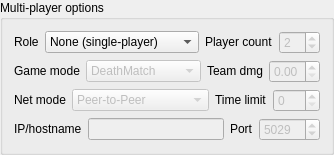
       <widget class="QGroupBox" name="multOptions_grpbox">
        <property name="sizePolicy">
         <sizepolicy hsizetype="MinimumExpanding" vsizetype="Preferred">
          <horstretch>0</horstretch>
          <verstretch>0</verstretch>
         </sizepolicy>
        </property>
        <property name="minimumSize">
         <size>
          <width>110</width>
          <height>0</height>
         </size>
        </property>
        <property name="toolTip">
         <string>&lt;html&gt;&lt;head/&gt;&lt;body&gt;&lt;p&gt;These options will only work in ZDoom and its derivatives. However, if you want to use Zandronum or Skulltag for more advanced multiplayer options, use Doomseeker instead.&lt;/p&gt;&lt;/body&gt;&lt;/html&gt;</string>
        </property>
        <property name="title">
         <string>Multi-player options</string>
        </property>
        <layout class="QVBoxLayout" name="verticalLayout_2">
         <item>
          <layout class="QHBoxLayout" name="horizontalLayout_12">
           <item>
            <widget class="QLabel" name="multRole_label">
             <property name="sizePolicy">
              <sizepolicy hsizetype="Minimum" vsizetype="Fixed">
               <horstretch>0</horstretch>
               <verstretch>0</verstretch>
              </sizepolicy>
             </property>
             <property name="minimumSize">
              <size>
               <width>21</width>
               <height>20</height>
              </size>
             </property>
             <property name="text">
              <string>Role</string>
             </property>
            </widget>
           </item>
           <item>
            <widget class="QComboBox" name="multRole_cmbbox">
             <property name="sizePolicy">
              <sizepolicy hsizetype="MinimumExpanding" vsizetype="Fixed">
               <horstretch>0</horstretch>
               <verstretch>0</verstretch>
              </sizepolicy>
             </property>
             <property name="minimumSize">
              <size>
               <width>120</width>
               <height>22</height>
              </size>
             </property>
             <item>
              <property name="text">
               <string>None (single-player)</string>
              </property>
             </item>
             <item>
              <property name="text">
               <string>Server (start a game)</string>
              </property>
             </item>
             <item>
              <property name="text">
               <string>Client (join a game)</string>
              </property>
             </item>
            </widget>
           </item>
           <item>
            <widget class="QLabel" name="playerCnt_label">
             <property name="sizePolicy">
              <sizepolicy hsizetype="Minimum" vsizetype="Fixed">
               <horstretch>0</horstretch>
               <verstretch>0</verstretch>
              </sizepolicy>
             </property>
             <property name="minimumSize">
              <size>
               <width>60</width>
               <height>20</height>
              </size>
             </property>
             <property name="text">
              <string>Player count</string>
             </property>
            </widget>
           </item>
           <item>
            <widget class="QSpinBox" name="playerCnt_spinbox">
             <property name="enabled">
              <bool>false</bool>
             </property>
             <property name="sizePolicy">
              <sizepolicy hsizetype="Minimum" vsizetype="Fixed">
               <horstretch>0</horstretch>
               <verstretch>0</verstretch>
              </sizepolicy>
             </property>
             <property name="minimumSize">
              <size>
               <width>40</width>
               <height>22</height>
              </size>
             </property>
             <property name="minimum">
              <number>1</number>
             </property>
             <property name="maximum">
              <number>64</number>
             </property>
             <property name="value">
              <number>2</number>
             </property>
            </widget>
           </item>
          </layout>
         </item>
         <item>
          <layout class="QHBoxLayout" name="horizontalLayout_20">
           <item>
            <widget class="QLabel" name="gameMode_label">
             <property name="sizePolicy">
              <sizepolicy hsizetype="Minimum" vsizetype="Fixed">
               <horstretch>0</horstretch>
               <verstretch>0</verstretch>
              </sizepolicy>
             </property>
             <property name="minimumSize">
              <size>
               <width>50</width>
               <height>20</height>
              </size>
             </property>
             <property name="toolTip">
              <string>&lt;html&gt;&lt;head/&gt;&lt;body&gt;&lt;p&gt;DeathMatch - sets the dmflags so that weapons stay behind when a player picks them up&lt;/p&gt;&lt;p&gt;Alternative DeathMatch - sets the dmflags so that items other than invulnerability and invisibilty respawn after being picked up&lt;/p&gt;&lt;p&gt;Team DeathMatch and Alternative Team DeathMatch - variants, where players are put into teams&lt;/p&gt;&lt;p&gt;Cooperative - default mode, everything is like in single-player&lt;/p&gt;&lt;/body&gt;&lt;/html&gt;</string>
             </property>
             <property name="text">
              <string>Game mode</string>
             </property>
            </widget>
           </item>
           <item>
            <widget class="QComboBox" name="gameMode_cmbbox">
             <property name="enabled">
              <bool>false</bool>
             </property>
             <property name="sizePolicy">
              <sizepolicy hsizetype="MinimumExpanding" vsizetype="Fixed">
               <horstretch>0</horstretch>
               <verstretch>0</verstretch>
              </sizepolicy>
             </property>
             <property name="minimumSize">
              <size>
               <width>95</width>
               <height>22</height>
              </size>
             </property>
             <property name="toolTip">
              <string>&lt;html&gt;&lt;head/&gt;&lt;body&gt;&lt;p&gt;DeathMatch - sets the dmflags so that weapons stay behind when a player picks them up&lt;/p&gt;&lt;p&gt;Alternative DeathMatch - sets the dmflags so that items other than invulnerability and invisibilty respawn after being picked up&lt;/p&gt;&lt;p&gt;Team DeathMatch and Alternative Team DeathMatch - variants, where players are put into teams&lt;/p&gt;&lt;p&gt;Cooperative - default mode, everything is like in single-player&lt;/p&gt;&lt;/body&gt;&lt;/html&gt;</string>
             </property>
             <item>
              <property name="text">
               <string>DeathMatch</string>
              </property>
             </item>
             <item>
              <property name="text">
               <string>Team DM</string>
              </property>
             </item>
             <item>
              <property name="text">
               <string>Alt. DeathMatch</string>
              </property>
             </item>
             <item>
              <property name="text">
               <string>Alt. Team DM</string>
              </property>
             </item>
             <item>
              <property name="text">
               <string>Cooperative</string>
              </property>
             </item>
            </widget>
           </item>
           <item>
            <widget class="QLabel" name="teamDmg_label">
             <property name="sizePolicy">
              <sizepolicy hsizetype="Minimum" vsizetype="Fixed">
               <horstretch>0</horstretch>
               <verstretch>0</verstretch>
              </sizepolicy>
             </property>
             <property name="minimumSize">
              <size>
               <width>49</width>
               <height>20</height>
              </size>
             </property>
             <property name="toolTip">
              <string>&lt;html&gt;&lt;head/&gt;&lt;body&gt;&lt;p&gt;Multiplier of damage inflicted to a player in the same team. Default value is 0.0&lt;/p&gt;&lt;/body&gt;&lt;/html&gt;</string>
             </property>
             <property name="text">
              <string>Team dmg</string>
             </property>
            </widget>
           </item>
           <item>
            <widget class="QDoubleSpinBox" name="teamDmg_spinbox">
             <property name="enabled">
              <bool>false</bool>
             </property>
             <property name="minimumSize">
              <size>
               <width>45</width>
               <height>22</height>
              </size>
             </property>
             <property name="toolTip">
              <string>&lt;html&gt;&lt;head/&gt;&lt;body&gt;&lt;p&gt;Multiplier of damage inflicted to a player in the same team. Default value is 0.0&lt;/p&gt;&lt;/body&gt;&lt;/html&gt;</string>
             </property>
             <property name="maximum">
              <double>1.000000000000000</double>
             </property>
             <property name="singleStep">
              <double>0.100000000000000</double>
             </property>
            </widget>
           </item>
          </layout>
         </item>
         <item>
          <layout class="QHBoxLayout" name="horizontalLayout_18">
           <item>
            <widget class="QLabel" name="netMode_label">
             <property name="sizePolicy">
              <sizepolicy hsizetype="Minimum" vsizetype="Fixed">
               <horstretch>0</horstretch>
               <verstretch>0</verstretch>
              </sizepolicy>
             </property>
             <property name="minimumSize">
              <size>
               <width>45</width>
               <height>20</height>
              </size>
             </property>
             <property name="toolTip">
              <string>&lt;html&gt;&lt;head/&gt;&lt;body&gt;&lt;p&gt;Peer-to-Peer - The faster of the two, each node talks to each other node directly, and the game is only slowed down by the slowest connection between two nodes. In Internet games, this does require all nodes to be able to contact all other nodes.&lt;/p&gt;&lt;p&gt;Packet Server - Each node talks to the arbitrator (typically the first player), and the arbitrator then routes the info to each other node. Internet games can be slowed down significantly by this netmode, but with the advantage of a simpler network setup (only the host needs to be contactable).&lt;/p&gt;&lt;/body&gt;&lt;/html&gt;</string>
             </property>
             <property name="text">
              <string>Net mode</string>
             </property>
            </widget>
           </item>
           <item>
            <widget class="QComboBox" name="netMode_cmbbox">
             <property name="enabled">
              <bool>false</bool>
             </property>
             <property name="sizePolicy">
              <sizepolicy hsizetype="MinimumExpanding" vsizetype="Fixed">
               <horstretch>0</horstretch>
               <verstretch>0</verstretch>
              </sizepolicy>
             </property>
             <property name="minimumSize">
              <size>
               <width>80</width>
               <height>22</height>
              </size>
             </property>
             <property name="toolTip">
              <string>&lt;html&gt;&lt;head/&gt;&lt;body&gt;&lt;p&gt;Peer-to-Peer - Default mode and the faster of the two. Each node talks to each other node directly, and the game is only slowed down by the slowest connection between two nodes. In Internet games, this does require all nodes to be able to contact all other nodes.&lt;/p&gt;&lt;p&gt;Packet Server - Each node talks to the arbitrator (typically the first player), and the arbitrator then routes the info to each other node. Internet games can be slowed down significantly by this netmode, but with the advantage of a simpler network setup (only the host needs to be contactable).&lt;/p&gt;&lt;/body&gt;&lt;/html&gt;</string>
             </property>
             <item>
              <property name="text">
               <string>Peer-to-Peer</string>
              </property>
             </item>
             <item>
              <property name="text">
               <string>Packet Server</string>
              </property>
             </item>
            </widget>
           </item>
           <item>
            <widget class="QLabel" name="timeLimit_label">
             <property name="enabled">
              <bool>true</bool>
             </property>
             <property name="sizePolicy">
              <sizepolicy hsizetype="Minimum" vsizetype="Fixed">
               <horstretch>0</horstretch>
               <verstretch>0</verstretch>
              </sizepolicy>
             </property>
             <property name="minimumSize">
              <size>
               <width>45</width>
               <height>20</height>
              </size>
             </property>
             <property name="toolTip">
              <string>&lt;html&gt;&lt;head/&gt;&lt;body&gt;&lt;p&gt;Number of minutes, after which the map ends and switches to next one. 0 means no limit.&lt;/p&gt;&lt;/body&gt;&lt;/html&gt;</string>
             </property>
             <property name="text">
              <string>Time limit</string>
             </property>
            </widget>
           </item>
           <item>
            <widget class="QSpinBox" name="timeLimit_spinbox">
             <property name="enabled">
              <bool>false</bool>
             </property>
             <property name="minimumSize">
              <size>
               <width>40</width>
               <height>22</height>
              </size>
             </property>
             <property name="toolTip">
              <string>&lt;html&gt;&lt;head/&gt;&lt;body&gt;&lt;p&gt;Number of minutes, after which the map ends and switches to next one. 0 means no limit.&lt;/p&gt;&lt;/body&gt;&lt;/html&gt;</string>
             </property>
             <property name="maximum">
              <number>999</number>
             </property>
            </widget>
           </item>
          </layout>
         </item>
         <item>
          <layout class="QHBoxLayout" name="horizontalLayout_14">
           <item>
            <widget class="QLabel" name="IPAddress_label">
             <property name="sizePolicy">
              <sizepolicy hsizetype="Fixed" vsizetype="Fixed">
               <horstretch>0</horstretch>
               <verstretch>0</verstretch>
              </sizepolicy>
             </property>
             <property name="minimumSize">
              <size>
               <width>0</width>
               <height>20</height>
              </size>
             </property>
             <property name="toolTip">
              <string>&lt;html&gt;&lt;head/&gt;&lt;body&gt;&lt;p&gt;IP address or hostname of the computer which you want to join.&lt;/p&gt;&lt;/body&gt;&lt;/html&gt;</string>
             </property>
             <property name="text">
              <string>IP/hostname</string>
             </property>
            </widget>
           </item>
           <item>
            <widget class="QLineEdit" name="IPAddress_line">
             <property name="enabled">
              <bool>false</bool>
             </property>
             <property name="sizePolicy">
              <sizepolicy hsizetype="MinimumExpanding" vsizetype="Fixed">
               <horstretch>0</horstretch>
               <verstretch>0</verstretch>
              </sizepolicy>
             </property>
             <property name="minimumSize">
              <size>
               <width>110</width>
               <height>20</height>
              </size>
             </property>
             <property name="toolTip">
              <string>&lt;html&gt;&lt;head/&gt;&lt;body&gt;&lt;p&gt;IP address or hostname of the computer which you want to join.&lt;/p&gt;&lt;/body&gt;&lt;/html&gt;</string>
             </property>
             <property name="text">
              <string/>
             </property>
            </widget>
           </item>
           <item>
            <widget class="QLabel" name="port_label">
             <property name="sizePolicy">
              <sizepolicy hsizetype="Fixed" vsizetype="Fixed">
               <horstretch>0</horstretch>
               <verstretch>0</verstretch>
              </sizepolicy>
             </property>
             <property name="minimumSize">
              <size>
               <width>0</width>
               <height>20</height>
              </size>
             </property>
             <property name="toolTip">
              <string>&lt;html&gt;&lt;head/&gt;&lt;body&gt;&lt;p&gt;Port for the network communication. Default value is 5029.&lt;/p&gt;&lt;/body&gt;&lt;/html&gt;</string>
             </property>
             <property name="text">
              <string>Port</string>
             </property>
            </widget>
           </item>
           <item>
            <widget class="QSpinBox" name="port_spinbox">
             <property name="enabled">
              <bool>false</bool>
             </property>
             <property name="sizePolicy">
              <sizepolicy hsizetype="Minimum" vsizetype="Fixed">
               <horstretch>0</horstretch>
               <verstretch>0</verstretch>
              </sizepolicy>
             </property>
             <property name="minimumSize">
              <size>
               <width>0</width>
               <height>22</height>
              </size>
             </property>
             <property name="toolTip">
              <string>&lt;html&gt;&lt;head/&gt;&lt;body&gt;&lt;p&gt;Port for the network communication. Default value is 5029.&lt;/p&gt;&lt;/body&gt;&lt;/html&gt;</string>
             </property>
             <property name="maximum">
              <number>65535</number>
             </property>
             <property name="value">
              <number>5029</number>
             </property>
            </widget>
           </item>
          </layout>
         </item>
        </layout>
       </widget>
